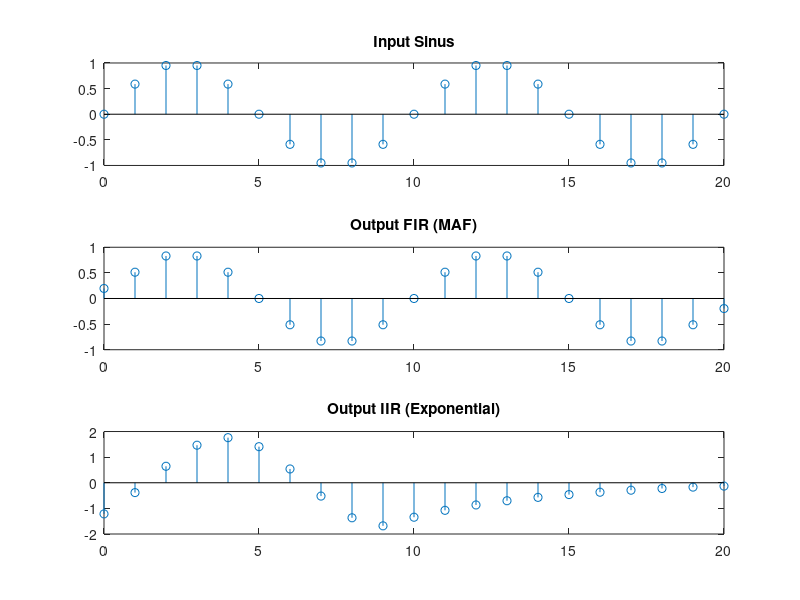

Here is the MATLAB script that generated this plot:
n = 0:20;
x = sin(0.2*pi*n);

% FIR: moving average 3
h_fir = ones(1,3)/3;
y_fir = conv(x,h_fir,'same');

% IIR: exponential decay
alpha = 0.8;
h_iir = alpha.^n;
y_iir = conv(x,h_iir,'same');

subplot(3,1,1);
stem(n,x); title('Input Sinus');

subplot(3,1,2);
stem(n,y_fir); title('Output FIR (MAF)');

subplot(3,1,3);
stem(n,y_iir); title('Output IIR (Exponential)');
